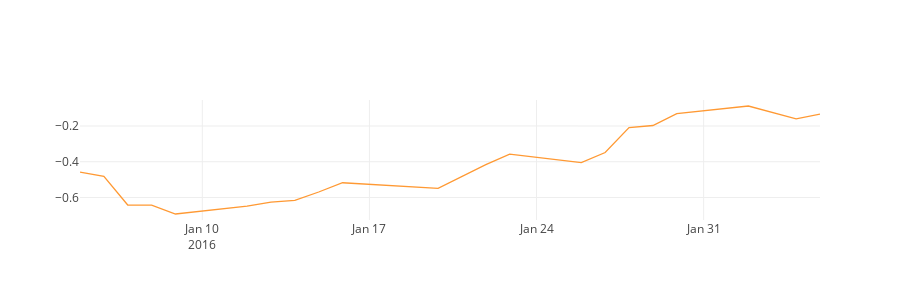
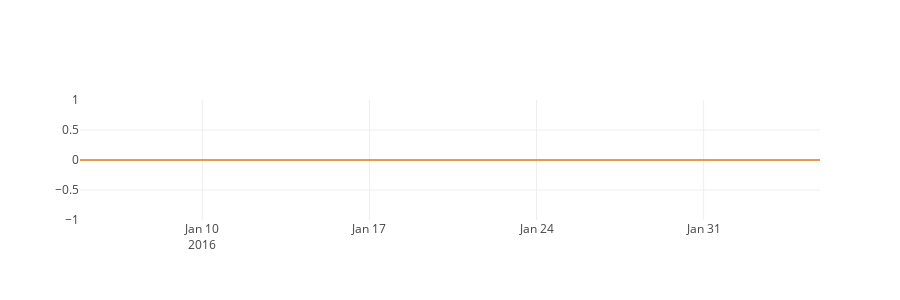
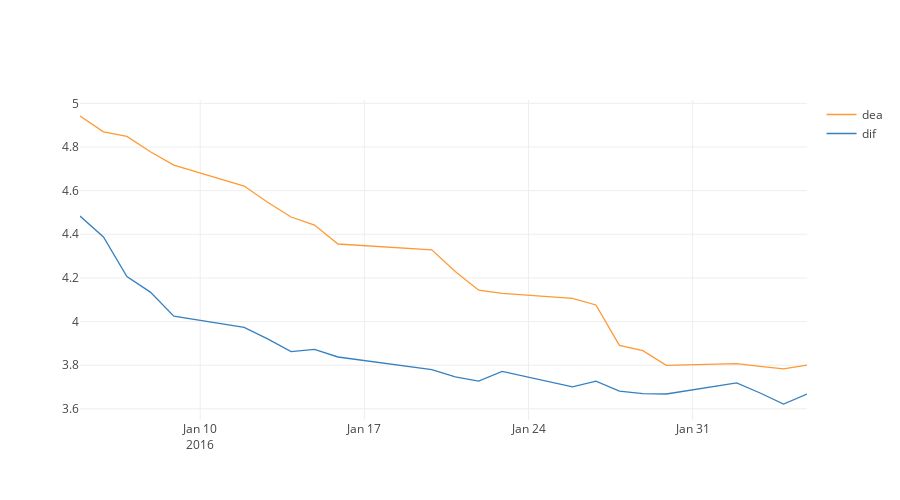
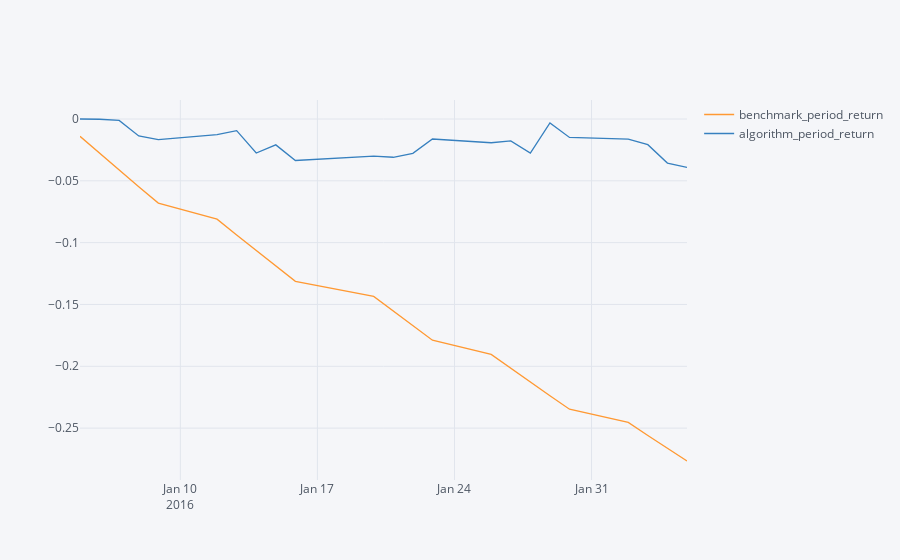

The code cell stored with these charts, in order, in its notebook:
### Code cell
%zipline --bundle quantopian-quandl --start 2016-1-4 --end 2016-2-4 -o backtest.pickle
